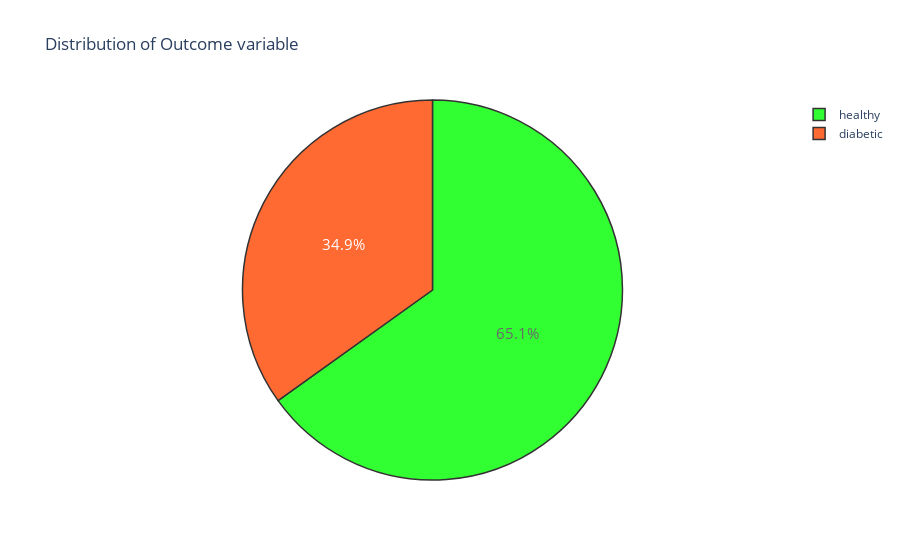

Here is the notebook cell this chart was saved with:
### Code cell
target_percent()

### Figure 1 — Plotly figure (JSON) as saved in the notebook; plotly's stock layout.template omitted (floating-point values rounded to 4 significant figures)
{"data": [{"labels": ["healthy", "diabetic"], "marker": {"colors": ["lime", "orangered"], "line": {"color": "#000000", "width": 1.5}}, "opacity": 0.8, "textfont": {"size": 15}, "type": "pie", "values": [500, 268]}], "layout": {"title": {"text": "Distribution of Outcome variable"}}}
